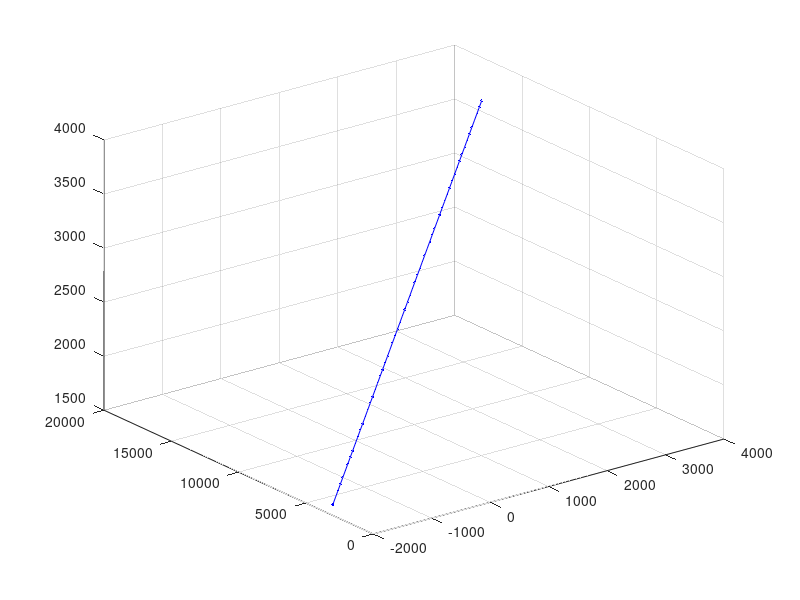
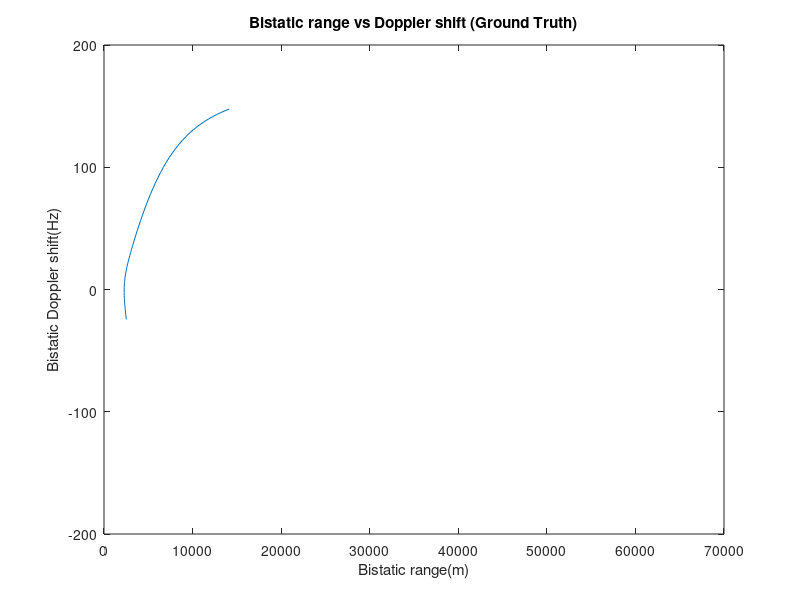

Write the MATLAB code that produced these figures, in order. (Note: this script raises an error after producing the figures.)
% This script calculates the Bistatic range(m)  and Doppler(Hz) From
% Bistatic setup
% Simulation
% Author: Itumeleng Malemela

%The Positions are all in the format Below
%[x,y,z] where x,y,z are the coordinates in meters in the Cartesian Coordinate System

wavelength = 299792458/94e6;
c=299792458;

%Transmitter Position
Tx_Pos=[6440;10760;1056];
%Reference Reciever Position 
RefRx_Pos=[0;0;1000];

%Surveillance Reciever Position 
SurvRx_Pos=[0;1;1000];

%Target Positions

%Single Target Scenario 
TargetPos = [[4000;18000;3600;],[-2000;3000;1600]];
TargetWayPoints =[0,60];

%Lane Change Maneuver Scenario 
%TargetPos = [[3806;20680;3200;],[-3116;14010;3200],[-6884;10971;4000],[-14979;3765;4000]];
%TargetWayPoints =[0,20,30,60];

%Landing Maneuver
%TargetPos = [[4000;18000;2000;],[-1000;8000;1700],[-1500;6000;1500],[-1000;4000;1300],[0;4000;1100],[500;6000;1000]];
%TargetWayPoints =[0,30,38,45,50,60];

%360 Maneuver
%TargetPos = [[4000;18000;2000;],[-8528;13851;2000],[-12354;15339;2000],[-7997;17783;2000],[-13311;11938;2000],[-20431;9706;2000]];
%TargetWayPoints =[0,35,50,75,95,120];

%Multit-Target Target 1 
TargetPos = [[4000;18000;3600;],[-2000;3000;1600]];
TargetWayPoints =[0,60];

%Multit-Target Target 2
%TargetPos = [[4000;4000;1600;],[2000;20000;3600]];
%TargetWayPoints =[0,60];

SimulationTime = TargetWayPoints(end)-TargetWayPoints(1)+1;

% Define the update interval
UpdateInterval = 1;

% Calculate the baseline
Baseline = norm(RefRx_Pos - Tx_Pos);

% Initialize arrays to store bistatic ranges and Doppler shifts
bistatic_ranges = [];
bistatic_doppler_shifts = [];
t_interp = 0:1:SimulationTime;

x_interp = [];
y_interp = [];
z_interp = [];

% Loop through each waypoint section except the last one
for i = 1:length(TargetWayPoints) - 1
    % Get the waypoints for the current segment
    waypoints = TargetWayPoints(i:i+1);
    
    % Get the position data for the current segment
    x_data = TargetPos(1, waypoints == TargetWayPoints(i:i+1));
    y_data = TargetPos(2, waypoints == TargetWayPoints(i:i+1));
    z_data = TargetPos(3, waypoints == TargetWayPoints(i:i+1));
    
    % Define the unique segment time range for interpolation
    if i < length(TargetWayPoints) - 1
        t_segment = t_interp(t_interp >= TargetWayPoints(i) & t_interp < TargetWayPoints(i+1));
    else
        t_segment = t_interp(t_interp >= TargetWayPoints(i) & t_interp <= TargetWayPoints(i+1));
    end
    
    % Perform linear interpolation for each position
    x_interp_segment = interp1(waypoints,TargetPos(1,i:i+1), t_segment, 'linear');
    y_interp_segment = interp1(waypoints,TargetPos(2,i:i+1), t_segment, 'linear');
    z_interp_segment = interp1(waypoints,TargetPos(3,i:i+1), t_segment, 'linear');
    
    % Concatenate with the complete interpolated position
    x_interp = [x_interp, x_interp_segment];
    y_interp = [y_interp, y_interp_segment];
    z_interp = [z_interp, z_interp_segment];
end

% Final interpolated positions
interpolated_posx = [x_interp; y_interp; z_interp];


%code for interpolated_posx

figure(1)
plot3(interpolated_posx(1, :), interpolated_posx(2, :), interpolated_posx(3, :), 'b.-');
grid on;

for position_index = 1:(size(interpolated_posx, 2) - 1)
    % Delta-Time: time taken in position section
    
    % Current position
    Target_Pos_1 = interpolated_posx(:, position_index);
    % Next position
    Target_Pos_end = interpolated_posx(:, position_index + 1);
    
    % Ranges from Tx and RefRx to the target
    range_tx_target = norm(Target_Pos_1 - Tx_Pos);
    range_ref_target = norm(Target_Pos_1 - RefRx_Pos);
    
    % Ranges for the end position
    range_tx_target_end = norm(Target_Pos_end - Tx_Pos);
    range_ref_target_end = norm(Target_Pos_end - RefRx_Pos);

    % Calculate velocities (rate of change of range)
    V_t = (range_tx_target-range_tx_target_end) / UpdateInterval;
    V_r = (range_ref_target-range_ref_target_end) / UpdateInterval;

    % Calculate bistatic Doppler shift using the correct formula
    doppler_shift = (94e6 / c) * (V_t + V_r);  % Assuming similar velocities as the baseline formula
    bistatic_doppler_shifts(end + 1) = doppler_shift;

    % Calculate the bistatic range
    bistatic_range = range_tx_target + range_ref_target - Baseline;

    % Store the bistatic range
    bistatic_ranges(end + 1) = bistatic_range;
end

figure(3);
plot(bistatic_ranges,bistatic_doppler_shifts);
title('Bistatic range vs Doppler shift (Ground Truth)');
xlabel('Bistatic range(m)');
ylabel('Bistatic Doppler shift(Hz)');
xlim([0 7e4]);
ylim([-200 200]);


if exist('../true_data.h5', 'file')
    delete('../true_data.h5');
end

% Save bistatic ranges and Doppler shifts to an HDF5 file
h5create('../true_data.h5', '/bistatic_ranges', size(bistatic_ranges));
h5write('../true_data.h5', '/bistatic_ranges', bistatic_ranges);

h5create('../true_data.h5', '/doppler_shifts', size(bistatic_doppler_shifts));
h5write('../true_data.h5', '/doppler_shifts', bistatic_doppler_shifts);